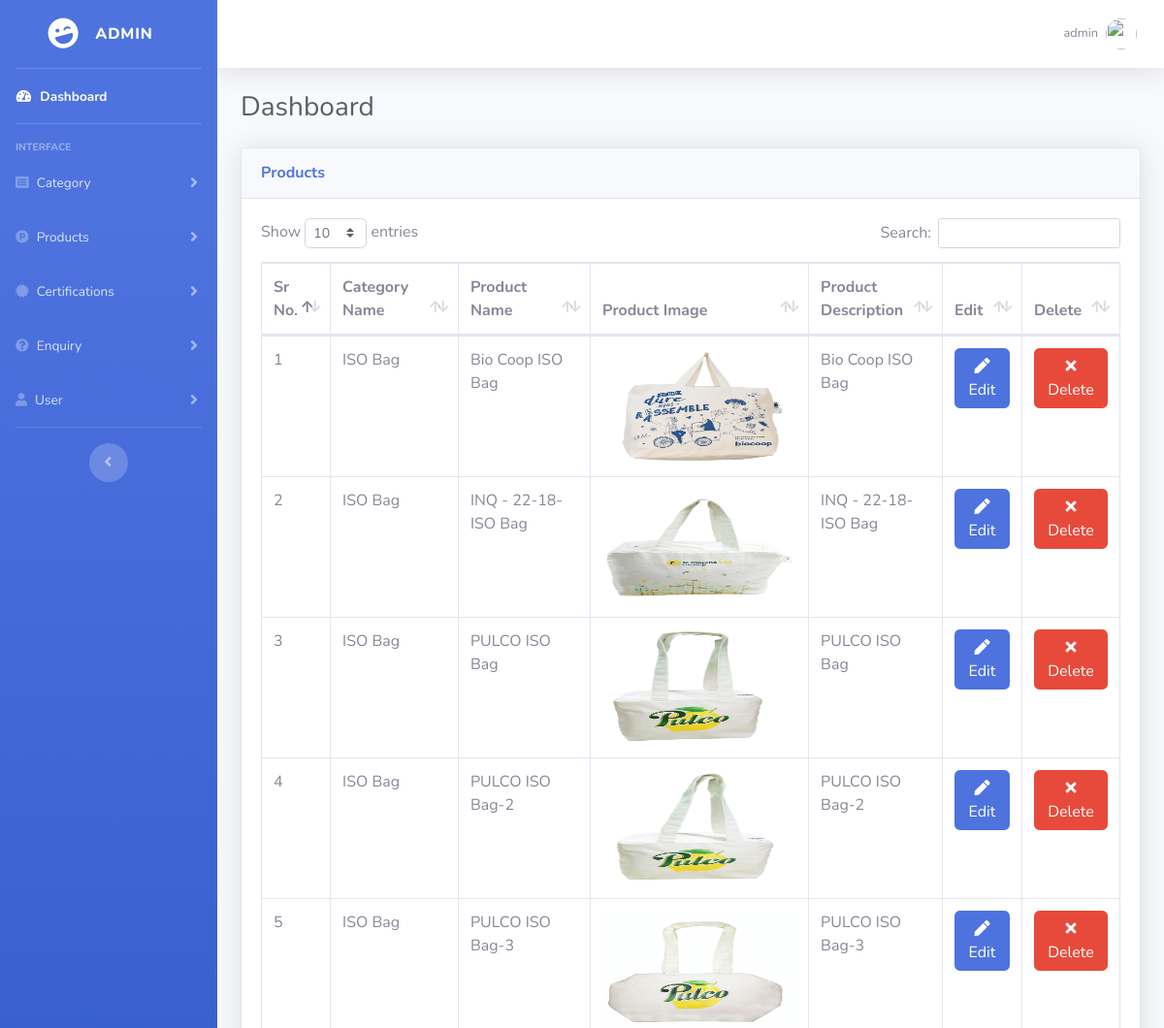
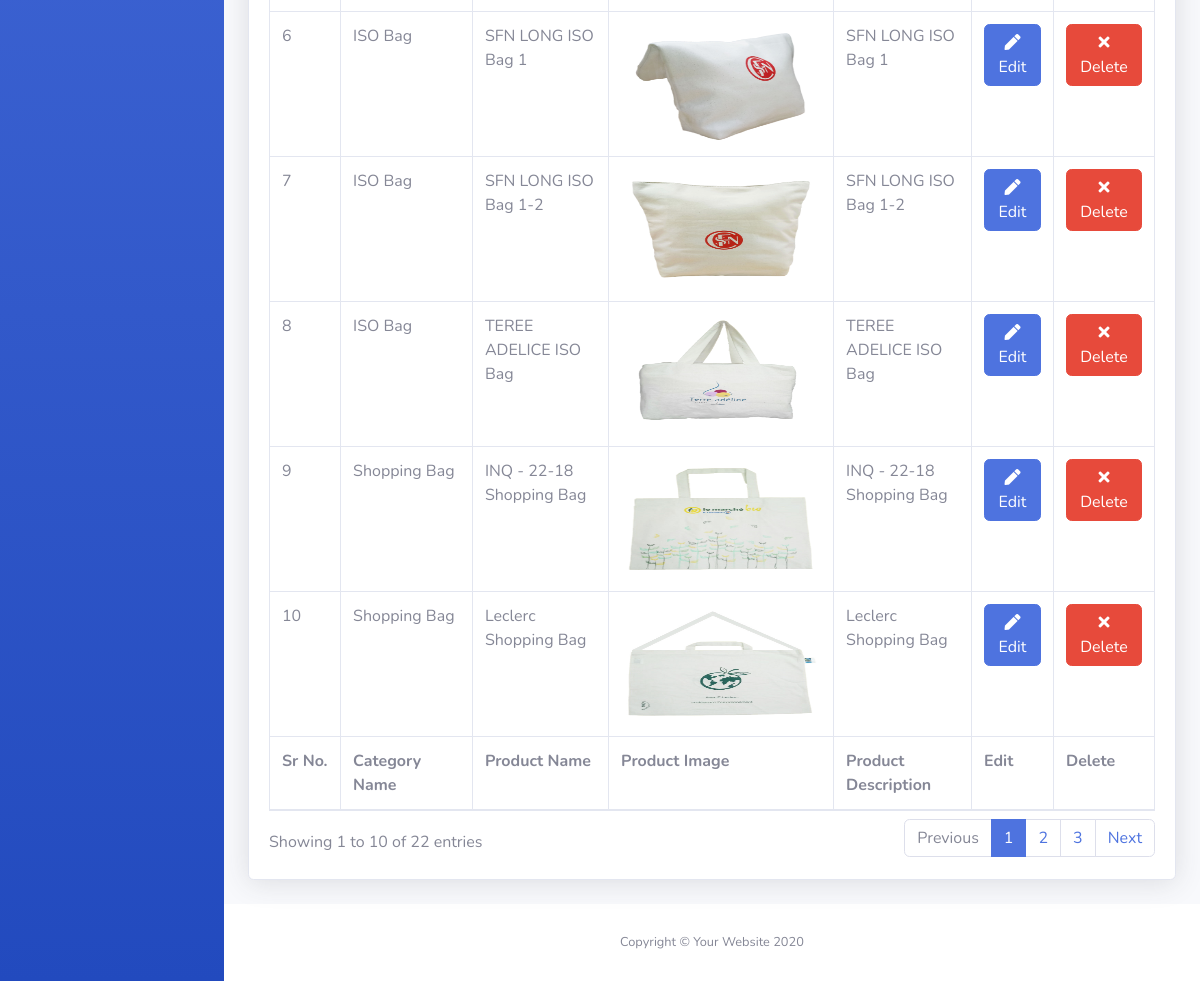
/admin/products.php (signed in), run on the app's committed database (2 pictures, top to bottom).
### tables this page shows
CREATE TABLE `products` (
  `product_id` int(11) NOT NULL,
  `category_id` int(11) NOT NULL,
  `product_name` varchar(255) NOT NULL,
  `product_image` text NOT NULL,
  `product_description` text NOT NULL,
  `created_at` timestamp NOT NULL DEFAULT CURRENT_TIMESTAMP ON UPDATE CURRENT_TIMESTAMP,
  `updated_at` timestamp NOT NULL DEFAULT '0000-00-00 00:00:00',
  `deleted_at` timestamp NOT NULL DEFAULT '0000-00-00 00:00:00'
);

CREATE TABLE `categories` (
  `id` int(11) NOT NULL,
  `category_name` varchar(255) NOT NULL,
  `category_image` text NOT NULL,
  `created_at` timestamp NOT NULL DEFAULT CURRENT_TIMESTAMP ON UPDATE CURRENT_TIMESTAMP,
  `deleted_at` timestamp NOT NULL DEFAULT '0000-00-00 00:00:00',
  `updated_at` timestamp NOT NULL DEFAULT '0000-00-00 00:00:00'
);

### admin/includes/products/view-product.php (the view, shortened to what this page needs)
<?php
    $query = "SELECT * FROM products, categories where products.category_id = categories.id";
    $select_all_products_query = mysqli_query($connection, $query);
?>
<div class="card shadow mb-4">
    <div class="card-header py-3">
        <h6 class="m-0 font-weight-bold text-primary">Products</h6> </div>
    <div class="card-body">
        <div class="table-responsive">
            <table class="table table-bordered" id="dataTable" width="100%" cellspacing="0">
                <thead>
                    <tr>
                        <th>Sr No.</th>
                        <th>Category Name</th>
                        <th>Product Name</th>
                        <th>Product Image</th>
                        <th>Product Description</th>
                        <th>Edit</th>
                        <th>Delete</th>
                    </tr>
                </thead>
                <tfoot>
                    <tr>
                        <th>Sr No.</th>
                        <th>Category Name</th>
                        <th>Product Name</th>
                        <th>Product Image</th>
                        <th>Product Description</th>
                        <th>Edit</th>
                        <th>Delete</th>
                    </tr>
                </tfoot>
                 <tbody>
                  <?php
                        $id = 0;
                        while($row = mysqli_fetch_assoc($select_all_products_query)) {
                            $id = $id+1;
                            $product_id = $row['product_id'];
                            $category_name = $row['category_name'];
                            $product_name = $row['product_name'];
                            $product_image = $row['product_image'];
                            $product_description = $row['product_description'];
                            echo "<tr>";
                            echo "<td>$id</td>";
                            echo "<td>$category_name</td>";
                            echo "<td>$product_name</td>";
                            echo "<td><img src = 'images/products/$product_image' alt = 'Product Image' height = '120px' width='200px'></td>";
                            echo "<td class='td'>$product_description</td>";
                           echo "<td><a href='products.php?source=edit_product&p_id=$product_id' class='btn btn-primary'><span class='fa fa-pen'></span> Edit</a></td> ";
                           echo "<td> <button type='button' class='btn btn-danger' data-target='#confirmfordelete' data-toggle='modal'
                            data-product_title = '$product_name' data-product_id = '$product_id'> <span class='fa fa-times'></span> Delete </button></td>";
                            echo "</tr>";
                        }
                    ?>
                </tbody>
            </table>
        </div>
    </div>
</div>

### admin/includes/header.php (style rules this page uses)
.td { max-width: 150px; text-wrap: visible !important; }

### data on the page
products: category.category_name "ISO Bag", product_name "Bio Coop ISO Bag", product_image (picture), product_description "Bio Coop ISO Bag"
products: category.category_name "ISO Bag", product_name "INQ - 22-18-ISO Bag", product_image (picture), product_description "INQ - 22-18-ISO Bag"
products: category.category_name "ISO Bag", product_name "PULCO ISO Bag", product_image (picture), product_description "PULCO ISO Bag"
products: category.category_name "ISO Bag", product_name "PULCO ISO Bag-2", product_image (picture), product_description "PULCO ISO Bag-2"
products: category.category_name "ISO Bag", product_name "PULCO ISO Bag-3", product_image (picture), product_description "PULCO ISO Bag-3"
products: category.category_name "ISO Bag", product_name "SFN LONG ISO Bag 1", product_image (picture), product_description "SFN LONG ISO Bag 1"
products: category.category_name "ISO Bag", product_name "SFN LONG ISO Bag 1-2", product_image (picture), product_description "SFN LONG ISO Bag 1-2"
products: category.category_name "ISO Bag", product_name "TEREE ADELICE ISO Bag", product_image (picture), product_description "TEREE ADELICE ISO Bag"
products: category.category_name "Shopping Bag", product_name "INQ - 22-18 Shopping Bag", product_image (picture), product_description "INQ - 22-18 Shopping Bag"
products: category.category_name "Shopping Bag", product_name "Leclerc Shopping Bag", product_image (picture), product_description "Leclerc Shopping Bag"

### other printed values
$_SESSION["email"] "admin"
